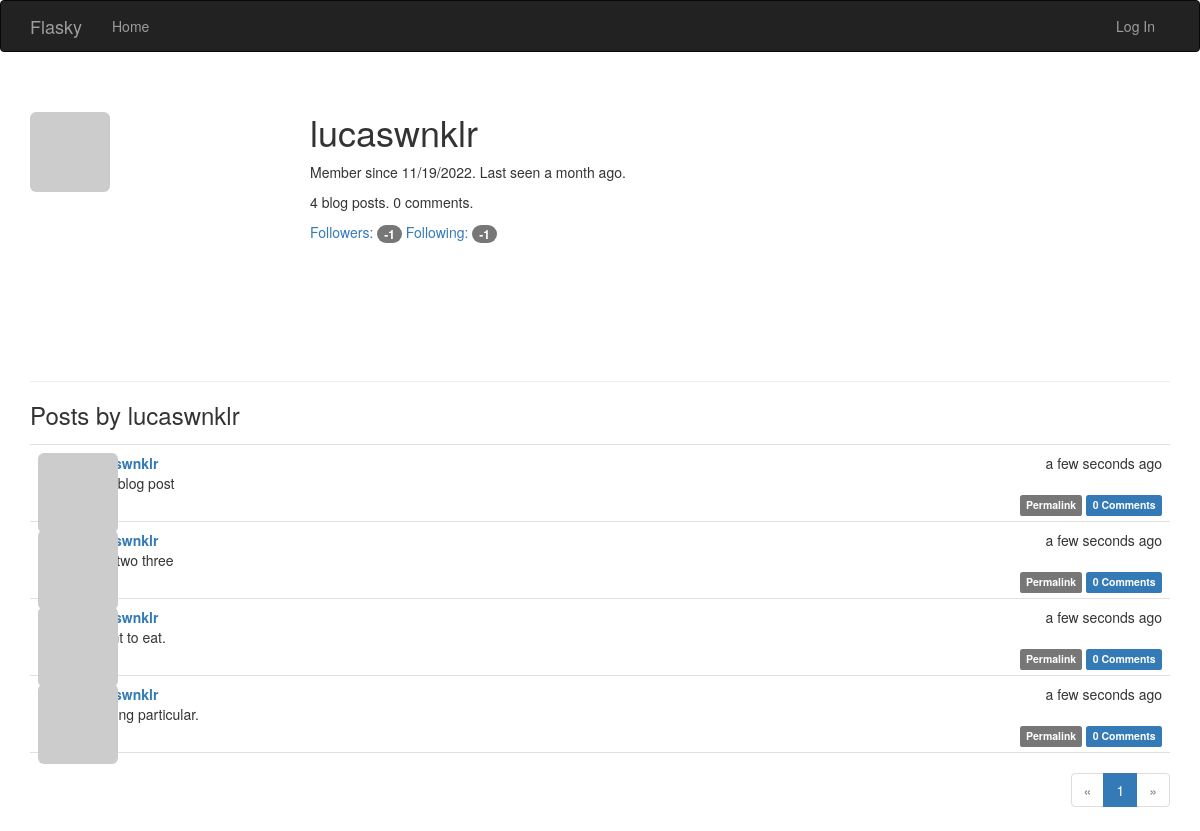
/user/lucaswnklr, run on an earlier commit of the app's database.
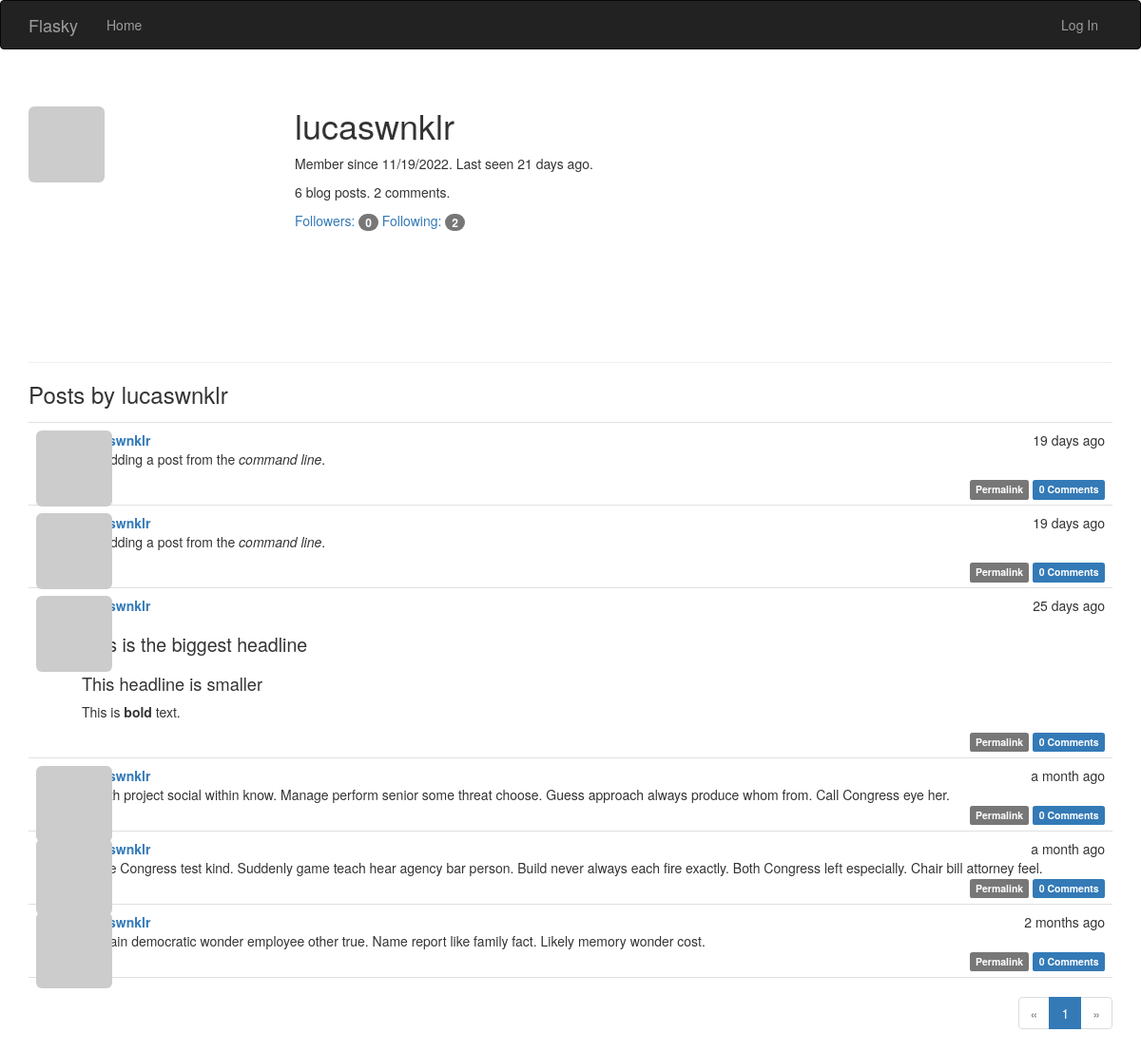
And on a later commit of the database.
### app/models.py (models this page shows, shortened)
class User(UserMixin, db.Model):
    __tablename__ = 'users'
    id = db.Column(db.Integer, primary_key=True)
    email = db.Column(db.String(64), unique=True, index=True)
    username = db.Column(db.String(64), unique=True, index=True)
    role_id = db.Column(db.Integer, db.ForeignKey('roles.id'))
    password_hash = db.Column(db.String(128))
    confirmed = db.Column(db.Boolean, default=False)
    name = db.Column(db.String(64))
    location = db.Column(db.String(64))
    about_me = db.Column(db.Text())
    member_since = db.Column(db.DateTime(), default=datetime.utcnow)
    last_seen = db.Column(db.DateTime(), default=datetime.utcnow)
    avatar_hash = db.Column(db.String(32))
    posts = db.relationship('Post', backref='author', lazy='dynamic')
    followed = db.relationship('Follow', foreign_keys=[Follow.follower_id],
                               backref=db.backref('follower', lazy='joined'),
                               lazy='dynamic',
                               cascade='all, delete-orphan')
    followers = db.relationship('Follow', foreign_keys=[Follow.followed_id],
                                backref=db.backref('followed', lazy='joined'),
                                lazy='dynamic',
                                cascade='all, delete-orphan')
    comments = db.relationship('Comment', backref='author', lazy='dynamic')
    @property
    def password(self):
        raise AttributeError('password is not a readable attribute')
    def gravatar_hash(self):
        return hashlib.md5(self.email.lower().encode('utf-8')).hexdigest()
    def gravatar(self, size=100, default='identicon', rating='g'):
        url = 'https://secure.gravatar.com/avatar'
        hash = self.avatar_hash or self.gravatar_hash()
        return '{url}/{hash}?s={size}&d={default}&r={rating}'.format(
            url=url, hash=hash, size=size, default=default, rating=rating)

class Post(db.Model):
    __tablename__ = 'posts'
    id = db.Column(db.Integer, primary_key=True)
    body = db.Column(db.Text)
    body_html = db.Column(db.Text)
    timestamp = db.Column(db.DateTime, index=True, default=datetime.utcnow)
    author_id = db.Column(db.Integer, db.ForeignKey('users.id'))
    comments = db.relationship('Comment', backref='post', lazy='dynamic')

### app/main/views.py (the view)
@main.route('/user/<username>')
def user(username):
    user = User.query.filter_by(username=username).first_or_404()
    page = request.args.get('page', 1, type=int)
    pagination = user.posts.order_by(Post.timestamp.desc()).paginate(page=page,
                                                                     per_page=current_app.config[
                                                                         'FLASKY_POSTS_PER_PAGE'], error_out=False)
    posts = pagination.items
    return render_template('user.html', user=user, posts=posts, pagination=pagination)

### app/auth/views.py (called while the page is built)
@auth.before_app_request
def before_request():
    if current_user.is_authenticated:
        current_user.ping()
        if not current_user.confirmed \
                and request.endpoint \
                and request.blueprint != 'auth' \
                and request.endpoint != 'static':
            return redirect(url_for('auth.unconfirmed'))

### app/main/__init__.py (called while the page is built)
@main.app_context_processor
def inject_permissions():
    return dict(Permission=Permission)

### app/models.py (called while the page is built)
    def can(self, permissions):
        return False

    def is_administrator(self):
        return False

### app/templates/user.html (shortened to what this page needs)
{% extends 'base.html' %}
{% import "_macros.html" as macros %}
{% block page_content %}
<div class="page-header">
    <img class="img-rounded profile-thumbnail" src="{{ user.gravatar(size=256) }}">
    <div class="profile-header">
        <h1>{{ user.username }}</h1>
        <p>Member since {{ moment(user.member_since).format('L') }}. Last seen {{ moment(user.last_seen).fromNow() }}.</p>
        <p>{{ user.posts.count() }} blog posts. {{ user.comments.count() }} comments.</p>
        <p>
            <a href="{{ url_for('.followers', username=user.username) }}">Followers: <span class="badge">{{ user.followers.count() - 1 }}</span></a>
            <a href="{{ url_for('.followed_by', username=user.username) }}">Following: <span class="badge">{{ user.followed.count() - 1}}</span></a>
        </p>
    </div>
</div>
<h3>Posts by {{ user.username }}</h3>
{% include '_posts.html' %}
{% if pagination %}
<div class="pagination">
    {{ macros.pagination_widget(pagination, '.user', username=user.username) }}
</div>
{% endif %}
{% endblock %}

### app/templates/_posts.html (shortened to what this page needs)
<ul class="posts">
    {% for post in posts %}
    <li class="post">
        <div class="post-thumbnail">
            <a href="{{ url_for('.user', username=post.author.username) }}">
                <img class="img-rounded profile-thumbnail" src="{{ post.author.gravatar(size=40) }}">
            </a>
        </div>
        <div class="post-content">
            <div class="post-date">{{ moment(post.timestamp).fromNow() }}</div>
            <div class="post-author"><a href="{{ url_for('.user', username=post.author.username) }}">{{ post.author.username }}</a></div>
            <div class="post-body">
                {% if post.body_html %}
                    {{ post.body_html | safe }}
                {% else %}
                    {{ post.body }}
                {% endif %}
            </div>
            <div class="post-footer">
                <a href="{{ url_for('.post', id=post.id) }}">
                    <span class="label label-default">Permalink</span>
                </a>
                <a href="{{ url_for('.post', id=post.id)}}#comments">
                    <span class="label label-primary">{{ post.comments.count() }} Comments</span>
                </a>
            </div>
        </div>
    </li>
    {% endfor %}
</ul>

What changed in the data, as far as the page shows it:
no longer on this page (row edited): Post: timestamp "a few seconds ago", author.username "lucaswnklr", body "New blog post", comments.count "0"
no longer on this page (row edited): Post: timestamp "a few seconds ago", author.username "lucaswnklr", body "I want to eat.", comments.count "0"
no longer on this page (row edited): Post: timestamp "a few seconds ago", author.username "lucaswnklr", body "Nothing particular.", comments.count "0"
changed User "lucaswnklr": last_seen "a month ago" → "21 days ago"
added Post: timestamp "19 days ago", author.username "lucaswnklr", body_html "I'm adding a post from the command line .", comments.count "0"
added Post: timestamp "19 days ago", author.username "lucaswnklr", body_html "I'm adding a post from the command line .", comments.count "0"
added Post: timestamp "25 days ago", author.username "lucaswnklr", body_html "This is the biggest headline This headline is smaller This is bold text.", comments.count "0"
added Post: timestamp "a month ago", author.username "lucaswnklr", body "Health project social within know. Manage perform senior some threat choose. Guess approach always produce whom from. Call Congress eye her.", comments.count "0"
added Post: timestamp "a month ago", author.username "lucaswnklr", body "Three Congress test kind. Suddenly game teach hear agency bar person. Build never always each fire exactly. Both Congress left especially. Chair bill attorney feel.", comments.count "0"
changed Post: timestamp "a few seconds ago" → "2 months ago"; body "One two three" → "Contain democratic wonder employee other true. Name report like family fact. Likely memory wonder cost."
Also different on the page:
{{ user.posts.count() }}: "4" → "6"
{{ user.comments.count() }}: "0" → "2"
{{ user.followers.count() - 1 }}: "-1" → "0"
{{ user.followed.count() - 1 }}: "-1" → "2"
